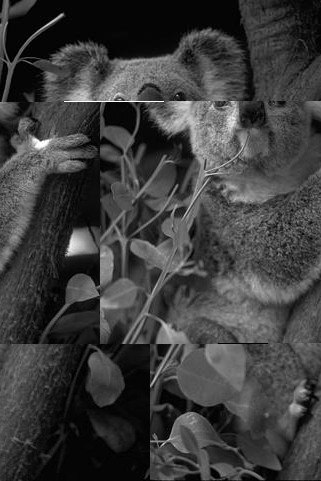
%> input picture p1/p1.bmp, 321 x 481 px
$ octave p1.m   (GNU Octave 9; MATLAB toolbox functions it lacks are replaced by stand-ins)
%> lines starting %> are read from the running program, lines starting %| are printed output that depends on the picture
%Bildverarbeitung WS14/14, Programmieraufgabe 1
%author = Martin Zettwitz, 203201

%interactice dialogue to load imagefile
%[orig] = imread(uigetfile());
[orig] = imread('p1.bmp');
%> orig is the input picture: size 481x321 uint8; min 0, max 255, mean 61.3

%show image
imshow(orig);

%print information
printf("Image height: ");
size(orig, 1)
%> ans = 481
printf("Image width: " );
size(orig, 2)
%> ans = 321
printf("Minimal grayscale: ");
min(orig(:))  %(:) for all elementes of all dimensions
%> ans = 0
printf("Maximal grayscale: ");
max(orig(:))
%> ans = 255
printf("Average grayscale: ");
mean(orig(:))
%> ans = 61.25
printf("Standard deviation of grayscale: ");
std(orig(:))
%> ans = 41.38

%copy image to correct mistakes
[pic] = orig;

%...wasn't able to find easy way with transpose of matrix or reshape into vector,
%because of hangover after party, so here is the dumb way ;)

%correct black pixels 344,219 <> 344,269
%adjust to the pixel error above(white pixels)
for i = 344:size(pic, 1)-1
  for j = 1:size(pic, 2)
    %clear black pixels and move the next pixels
    if(j > 219 && j <= 269)
      pic(i, j) = orig(i, j+50);
    %insert the pixels from left side(end)
    elseif(j > 269 && j <= size(pic, 2))
      pic(i, j) = orig(i+1, j-269);
    %move pixels left to edge (till old black line)
    elseif(j > 100 && j <= 219)
      pic(i, j) = orig(i+1, j+50);
    %move the left part to the border
    else
    pic(i, j) = orig(i+1, j+50);
    endif
  end
end
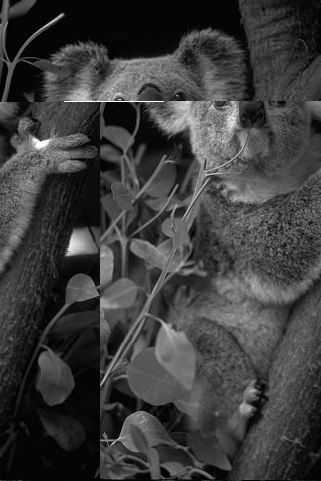
%> pic: size 481x321 uint8; min 0, max 255, mean 61.1

%correct white pixels 102,65 <> 102,165
for i = 102:size(pic,1)-1
  for j = 1:size(pic, 2)
    %move to the left border
    if(j < 65)
      pic(i, j) = pic(i+1, (j+100));
    %clear white pixels and move next
    elseif(j >= 65 && j <= 165)
      pic(i, j) = pic(i, j+100);
    %move the last part right to the center
    elseif(j > 165 && j <= size(pic, 2)-100)
      pic(i, j) = pic(i+1, j+100);
    %copy left part to the right border
    else
      pic(i, j) = pic(i+1, j-size(pic, 2)+100);
    endif
  end
end
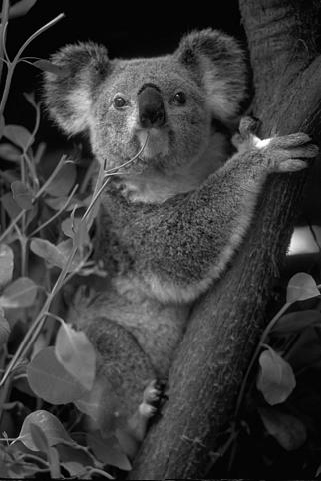
%> pic: size 481x321 uint8; min 0, max 255, mean 60.9

%show corrected image in a new window
figure(2);
imshow(pic);

%user input of two points from the image
printf("Click on two points inside the image to zoom in\n");

%> (the run ends here)
